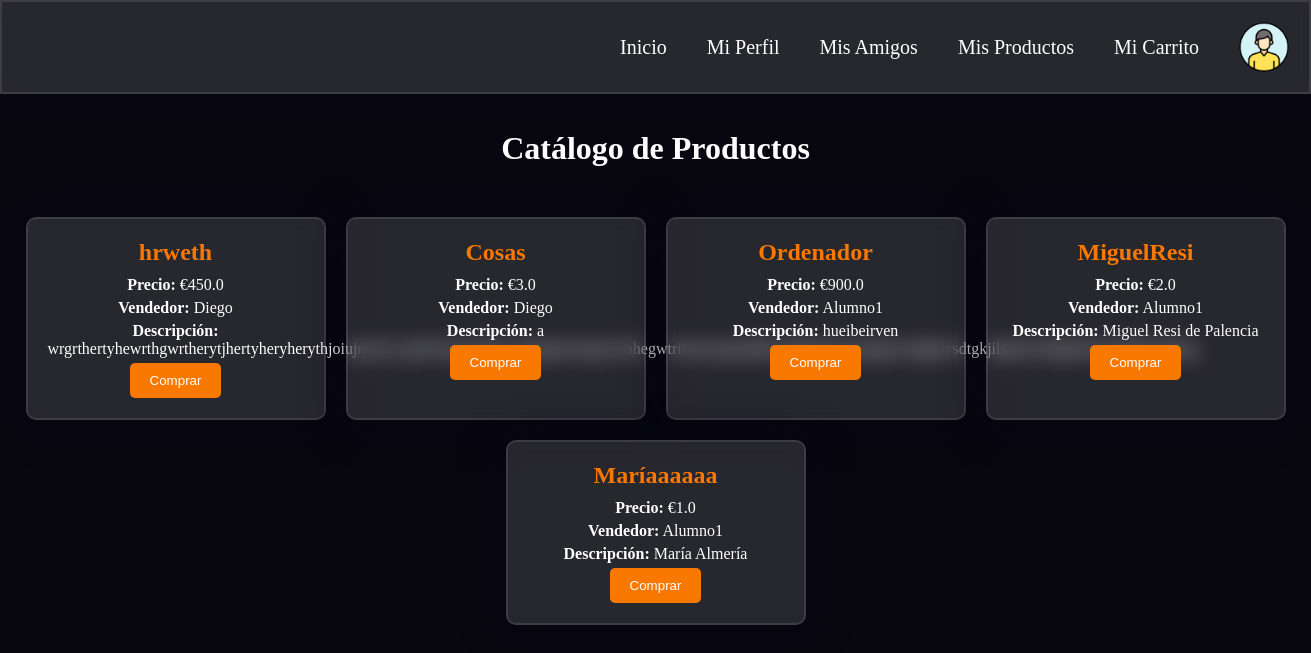
The app's page /comprar, older data.
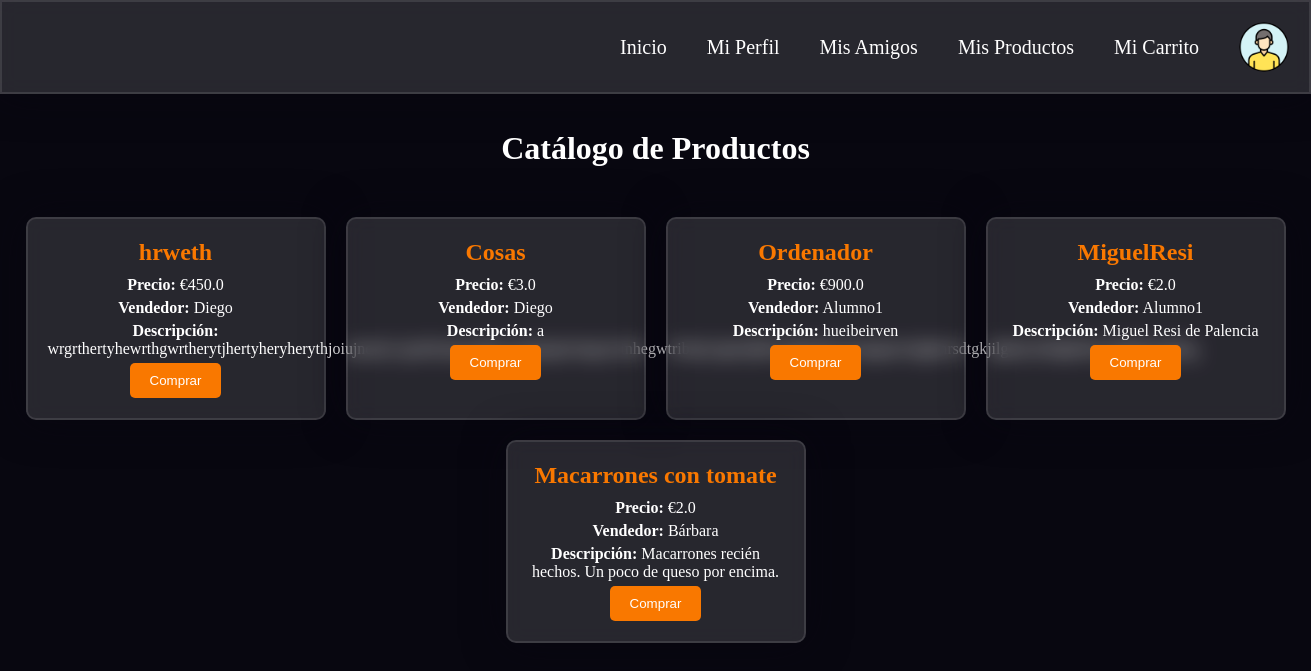
The same page, newer data.
### app.py (models this page shows)
class Product(db.Model):
    __tablename__ = 'products'
    id = db.Column(db.Integer, primary_key=True)
    name = db.Column(db.String(80), nullable=False)
    category = db.Column(db.String(80), nullable=False)
    price = db.Column(db.Float, nullable=False)
    description = db.Column(db.String(200), nullable=False)
    status = db.Column(db.String(20), nullable=False, default='en venta')
    seller_id = db.Column(db.Integer, db.ForeignKey('users.id'), nullable=False)
    buyer_id = db.Column(db.Integer, db.ForeignKey('users.id'), nullable=True)
    message = db.Column(db.String(200), nullable=True)
    created_at = db.Column(db.String(120), nullable=False)

class User(db.Model):
    __tablename__ = 'users'
    id = db.Column(db.Integer, primary_key=True)
    username = db.Column(db.String(80), unique=True, nullable=False)
    nombre = db.Column(db.String(80), nullable=False)
    ciudad = db.Column(db.String(80), nullable=False)
    email = db.Column(db.String(120), unique=True, nullable=False)
    bank_account = db.Column(db.String(50), nullable=False, default="")  # Usar cadena vacía como valor por defecto
    key = db.Column(db.String(64), nullable=False)
    salt = db.Column(db.String(32), nullable=False)
    created_at = db.Column(db.String(120), nullable=False)
    updated_at = db.Column(db.String(120), nullable=False)
    objetos_vendidos = db.Column(db.String(200), nullable=True, default="")
    objetos_comprados = db.Column(db.String(200), nullable=True, default="")
    products_sold = db.relationship('Product', backref='seller', lazy=True, foreign_keys='Product.seller_id')
    products_bought = db.relationship('Product', backref='buyer', lazy=True, foreign_keys='Product.buyer_id')

### app.py (the view, shortened to what this page needs)
@app.route('/comprar', methods=['GET', 'POST'])
def comprar():
    buyer_id = session.get('user_id')
    products = Product.query.filter_by(status='en venta').filter(Product.seller_id != buyer_id).all()
    return render_template('comprar.html', products=products)

### templates/comprar.html (shortened to what this page needs)
<!DOCTYPE html>
<html lang="es">
<head>
    <link rel="stylesheet" type="text/css" href="{{ url_for('static', filename='styles/comprar.css') }}">
</head>
<body>
    <nav>
        <a href="{{ url_for('app_route') }}">Inicio</a>
        <a href="{{ url_for('perfil') }}">Mi Perfil</a>
        <a href="{{ url_for('amigos') }}">Mis Amigos</a>
        <a href="{{ url_for('productos') }}">Mis Productos</a>
        <a href="{{ url_for('carrito') }}">Mi Carrito</a>
        <img src="{{ url_for('static', filename='imagenes/perfil.png') }}" alt="Perfil">
    </nav>
    <h1>Catálogo de Productos</h1>
    <div class="catalogo">
        {% for product in products %}
        <div class="tarjeta">
            <h2>{{ product.name }}</h2>
            <p><strong>Precio:</strong> €{{ product.price }}</p>
            <p><strong>Vendedor:</strong> {{ product.seller.nombre }}</p>
            <p><strong>Descripción:</strong> {{ product.description }}</p>
            <form action="{{ url_for('comprar') }}" method="POST">
                <button type="submit">Comprar</button>
            </form>
        </div>
        {% endfor %}
    </div>
</body>
</html>

### static/styles/comprar.css (style rules this page uses)
*, *:before, *:after { padding: 0; margin: 0; box-sizing: border-box; }
body { background-color: #080710; }
nav { width: 100%; display: flex; justify-content: flex-end; align-items: center; background-color: rgba(255, 255, 255, 0.13); padding: 20px; border-radius: 0; backdrop-filter: blur(10px); border: 2px solid rgba(255, 255, 255, 0.1); box-shadow: 0 0 40px rgba(8, 7, 16, 0.6); position: fixed; top: 0; left: 0; z-index: 1000; }
nav a { color: #fff; text-decoration: none; margin: 0 20px; font-size: 20px; transition: transform 0.3s; }
nav img { width: 50px; height: 50px; border-radius: 50%; margin-left: 20px; }
body > *:not(nav) { margin-top: 130px; }
h1 { text-align: center; color: #ffffff }
.catalogo { display: flex; flex-wrap: wrap; justify-content: center; gap: 20px; margin-top: 50px; }
.tarjeta { background-color: rgba(255, 255, 255, 0.13); border: 2px solid rgba(255, 255, 255, 0.1); border-radius: 10px; box-shadow: 0 0 40px rgba(8, 7, 16, 0.6); padding: 20px; width: 300px; text-align: center; backdrop-filter: blur(10px); }
.tarjeta h2 { color: #f97800; margin: 0 0 10px; }
.tarjeta p { margin: 5px 0; color: #ffffff; }
.tarjeta button { background-color: #f97800; color: #fff; padding: 10px 20px; border: none; border-radius: 5px; cursor: pointer; transition: transform 0.3s; }

Row changes from the older to the newer data that the page shows:
no longer on this page (row edited): Product: name "Maríaaaaaa", price "1.0", seller.nombre "Alumno1", description "María Almería"
added Product: name "Macarrones con tomate", price "2.0", seller.nombre "Bárbara", description "Macarrones recién hechos. Un poco de queso por encima."
